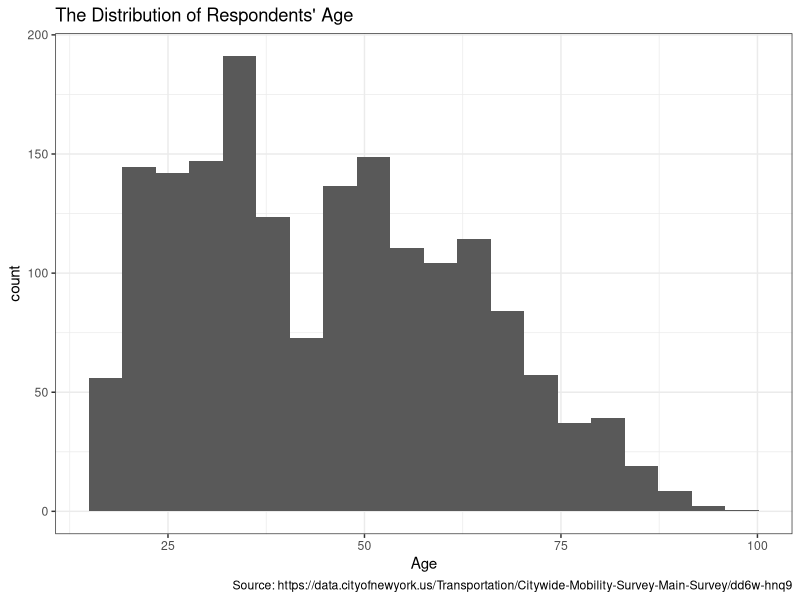
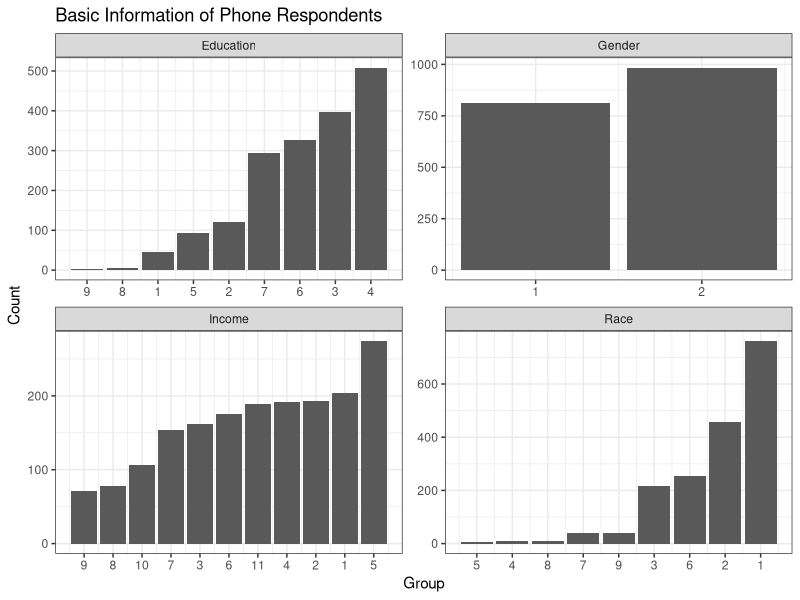
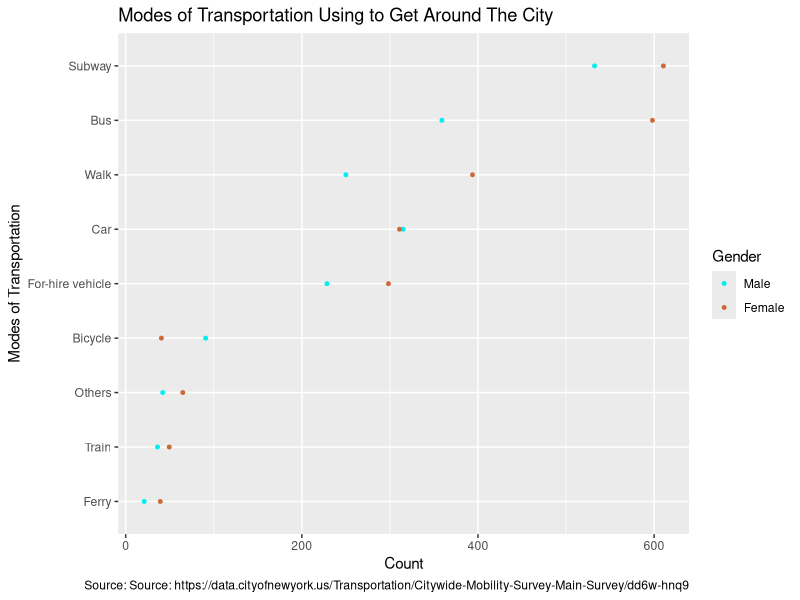
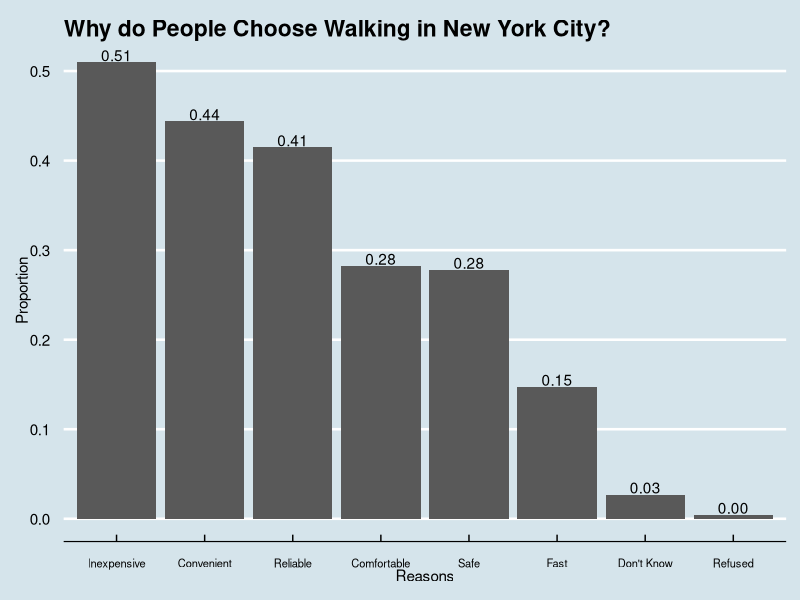
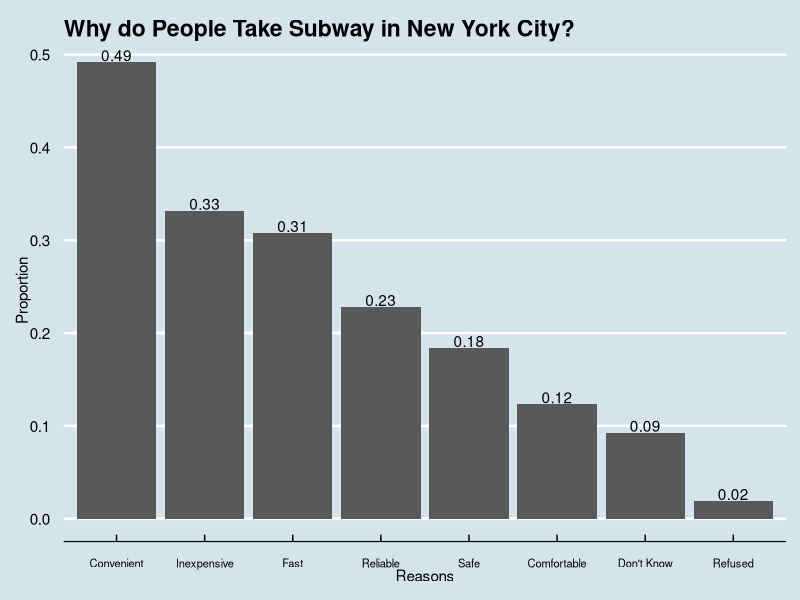
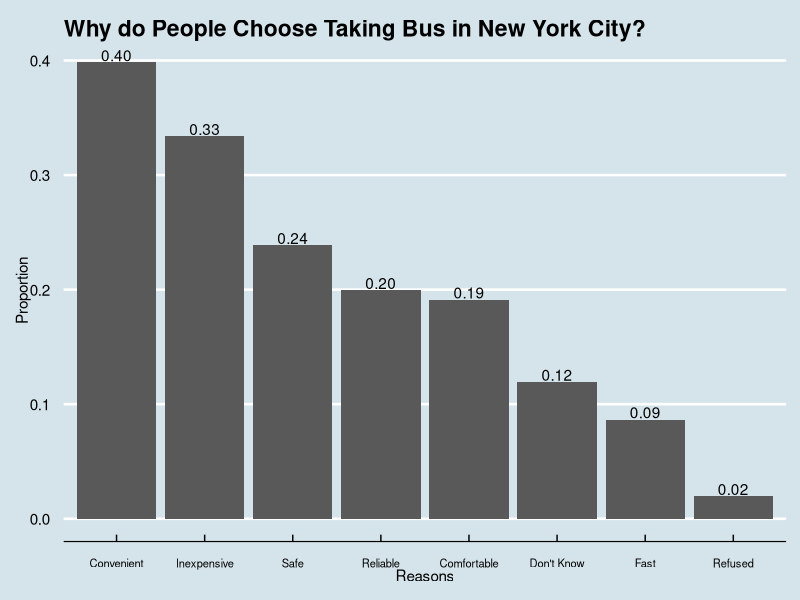

These figures' R source, in order:
## ---- chunk 1
library(tidyverse)

# Import the raw dataset.
raw_data <- read.csv("data/raw_survey_data.csv") %>%
  # Filter out the observations obtained via online survey.
  filter(Job == 1 & qgender %in% c(1, 2))  
raw_data1 <- raw_data[,-c(1:5)]  # Remove the columns we do not need.
cols <- c(3, 5, 9, 10)
raw_data1[c(3, 5, 9, 10)] <- lapply(raw_data1[cols], factor)

# Select columns containing basic information of respondents.
subset1 <- subset(raw_data1, select = c(3, 5, 9, 10, 445))
colnames(subset1) <- c("Gender", "Race", "Education", "Income", "weight")

# Plot the distribution of respondents' age.
raw_data1 %>%
  filter(qage != 999) %>%
  ggplot(aes(qage, weight = allwt)) + 
  geom_histogram(bins = 20) +
  labs(x = "Age", title = "The Distribution of Respondents' Age", 
       caption = "Source: https://data.cityofnewyork.us/Transportation/Citywide-Mobility-Survey-Main-Survey/dd6w-hnq9") +
  theme_bw()

# Tidy data and reorder the factors.
subset1 <- subset1 %>%
  gather(key = "Info", value = "group", -weight)

subset1 <- subset1 %>%
  group_by(Info, group) %>%
  summarise(weighted = sum(weight)) %>%
  ungroup() %>%
  arrange(Info, weighted) %>%
  mutate(order = row_number())

# Visualize other basic information.
ggplot(subset1, aes(order, weighted)) +
  geom_bar(stat = "identity", show.legend = FALSE) +
  facet_wrap(. ~ Info, scales = "free") +
  scale_x_continuous(breaks = subset1$order,
                     labels = subset1$group) +
  ggtitle("Basic Information of Phone Respondents") +
  xlab("Group") +
  ylab("Count") +
  theme_bw(11)
## ---- chunk 2
# Age & Travel habits
df1 <- subset(raw_data1, select = c(1, 3, 4, 18:43, 445))
colnames(df1) <- c("id", "Gender", "Age", "Walk", "Subway", "Local bus", 
                   "Select bus service", "Express bus", "Path train", 
                   "Staten island ferry", "Other ferry", "Commuter rail", 
                   "Paratransit/ Access-a-ride", "Personal car", "Carshare", 
                   "Carpool", "Motorcycle", "Yellow taxi", "Green taxi", 
                   "Ride-hail service", "Shared-ride service", "Car service", 
                   "Community van/ dollar van", "Personal bicycle", "Citi Bike", 
                   "Electric bicycle", "Other", "Don’t know", "Refused", "weight")

df1 <- df1 %>%
  mutate(Walk = Walk * weight,
         Subway = Subway * weight,
         `Local bus` = `Local bus` * weight,
         `Select bus service` = `Select bus service` * weight,
         `Express bus` = `Express bus` * weight,
         `Path train` = `Path train` * weight,
         `Staten island ferry` = `Staten island ferry` * weight,
         `Other ferry` = `Other ferry` * weight,
         `Commuter rail` = `Commuter rail` * weight,
         `Paratransit/ Access-a-ride` = `Paratransit/ Access-a-ride` * weight,
         `Personal car` = `Personal car` * weight,
         Carshare = Carshare * weight,
         Carpool = Carpool * weight,
         Motorcycle = Motorcycle * weight,
         `Yellow taxi` = `Yellow taxi` * weight,
         `Green taxi` = `Green taxi` * weight,
         `Ride-hail service` = `Ride-hail service` * weight,
         `Shared-ride service` = `Shared-ride service` * weight,
         `Car service` = `Car service` * weight,
         `Community van/ dollar van` = `Community van/ dollar van` * weight,
         `Personal bicycle` = `Personal bicycle` * weight,
         `Citi Bike` = `Citi Bike` * weight,
         `Electric bicycle` = `Electric bicycle` * weight,
         Other = Other * weight,
         `Don’t know` = `Don’t know` * weight,
         Refused = Refused * weight)

df1 <- df1[-c(30)] %>%
  gather(key = "Transportation", value = "Value", -c(id, Gender, Age))

df1$Transportation[df1$Transportation == "Local bus"] <- "Bus"
df1$Transportation[df1$Transportation %in% 
                     c("Local bus", "Select bus service", 
                       "Express bus")] <- "Bus"
df1$Transportation[df1$Transportation %in% 
                     c("Path train", "Commuter rail")] <- "Train"
df1$Transportation[df1$Transportation %in% 
                     c("Staten island ferry", 
                       "Other ferry")] <- "Ferry"
df1$Transportation[df1$Transportation %in%
                     c("Paratransit/ Access-a-ride", "Yellow taxi", 
                       "Green taxi", "Ride-hail service", 
                       "Shared-ride service", 
                       "Car service", 
                      "Community van/ dollar van")] <- "For-hire vehicle"
df1$Transportation[df1$Transportation %in% 
                     c("Personal car", "Carshare", 
                       "Carpool", "Motorcycle")] <- "Car"
df1$Transportation[df1$Transportation %in% 
                     c("Personal bicycle", "Citi Bike", 
                       "Electric bicycle")] <- "Bicycle"
df1$Transportation[df1$Transportation %in% 
                     c("Other", "Don’t know", "Refused")] <- "Others"


#df1$Gender[df1$Gender %in% c("1")] <- "Male"

#df1$Gender[df1$Gender == "2"] <- "Female"
df1$age <- cut(df1$Age, breaks = c(0, 14, 24, 54, 64, 100, 999), 
               labels=c("0-14","15-24","25-54", 
                        "55-64", ">65", "Refused"))

df1 <- df1 %>%
  group_by(Gender, Transportation) %>%
  summarise(weighted = sum(Value)) %>%
  ungroup()

ggplot(df1, aes(x = weighted, y = reorder(Transportation, weighted), color = Gender)) +
  geom_point(size = 1) +
  labs(title = "Modes of Transportation Using to Get Around The City",
       caption = "Source: Source: https://data.cityofnewyork.us/Transportation/Citywide-Mobility-Survey-Main-Survey/dd6w-hnq9", 
       x = "Count", y = "Modes of Transportation") + 
  scale_color_manual(labels = c("Male", "Female"), values = c("cyan2", "sienna3"))
## ---- chunk 3
rawfile <- read.csv("data/raw_survey_data.csv")
df_reason <- rawfile %>% select(c(2,200:454))%>%
  select(c(1,61:116,252))%>%
  na.omit()

names(df_reason)[2:58] <- c("Walking Convenient","Walking Reliable","Walking Fast","Walking Inexpensive","Walking Safe","Walking Comfortable","Walking Don't know","Walking Refused","Subway Convenient","Subway Reliable","Subway Fast", "Subway Inexpensive","Subway Safe","Subway Comfortable","Subway Don't know","Subway Refused","Bus Convenient","Bus Reliable","Bus Fast","Bus Inexpensive","Bus Safe","Bus Comfortable","Bus Don't know","Bus Refused","Cars Convenient","Cars Reliable","Cars Fast","Cars Inexpensive","Cars Safe","Cars Comfortable","Cars Don't know","Cars Refused","Taxis  Convenient","Taxis  Reliable","Taxis  Fast","Taxis  Inexpensive","Taxis  Safe","Taxis  Comfortable","Taxis  Don't know","Taxis  Refused","Ride-hail services Convenient","Ride-hail services Reliable","Ride-hail services Fast","Ride-hail services Inexpensive","Ride-hail services Safe","Ride-hail services Comfortable","Ride-hail services Don't know","Ride-hail services Refused","Bicycling Convenient","Bicycling Reliable","Bicycling Fast","Bicycling Inexpensive","Bicycling Safe","Bicycling Comfortable","Bicycling Don't know","Bicycling Refused","weight")
## ---- chunk 4
library(ggthemes)
df_walk <- df_reason[c(1:9,58)]
names(df_walk)[c(2:9)] <- c("Convenient","Reliable","Fast","Inexpensive","Safe","Comfortable","Don't Know" , "Refused")
df_walk <- df_walk %>% gather(key = variable, value, -c(weight,UniqueID))
df_walk['value_weighted'] <- df_walk['value'] * df_walk['weight']
df_walk_group <- df_walk %>% 
  group_by(variable)%>%
  summarise(response = sum(value_weighted), total = sum(weight))%>%
  mutate(prop = response/total)

ggplot(df_walk_group, aes(reorder(variable,-prop),prop))+
  geom_col()+
  ggtitle("Why do People Choose Walking in New York City?") +
  xlab("Reasons") +
  ylab("Proportion") +
  geom_text(aes(label=format(round(prop, 2), nsmall = 2)),vjust=-0.1)+
  theme_economist()+
  theme(axis.text.x = element_text(size = 8))
## ---- chunk 5
df_subway <- df_reason[c(1,10:17,58)]
names(df_subway)[c(2:9)] <- c("Convenient","Reliable","Fast","Inexpensive","Safe","Comfortable","Don't Know" , "Refused")
df_subway <- df_subway %>% gather(key = variable, value, -c(weight,UniqueID))
df_subway['value_weighted'] <- df_subway['value'] * df_subway['weight']
df_subway_group <- df_subway %>% 
  group_by(variable)%>%
  summarise(response = sum(value_weighted), total = sum(weight))%>%
  mutate(prop = response/total)

ggplot(df_subway_group, aes(reorder(variable,-prop),prop))+
  geom_col()+
  ggtitle("Why do People Take Subway in New York City?") +
  xlab("Reasons") +
  ylab("Proportion") +
  geom_text(aes(label=format(round(prop, 2), nsmall = 2)),vjust=-0.1)+
  theme_economist()+
  theme(axis.text.x = element_text(size = 8))
## ---- chunk 6
df_bus <- df_reason[c(1,18:25,58)]
names(df_bus)[c(2:9)] <- c("Convenient","Reliable","Fast","Inexpensive","Safe","Comfortable","Don't Know" , "Refused")
df_bus <- df_bus %>% gather(key = variable, value, -c(weight,UniqueID))
df_bus['value_weighted'] <- df_bus['value'] * df_bus['weight']
df_bus_group <- df_bus %>% 
  group_by(variable)%>%
  summarise(response = sum(value_weighted), total = sum(weight))%>%
  mutate(prop = response/total)

ggplot(df_bus_group, aes(reorder(variable,-prop),prop))+
  geom_col()+
  ggtitle("Why do People Choose Taking Bus in New York City?") +
  xlab("Reasons") +
  ylab("Proportion") +
  geom_text(aes(label=format(round(prop, 2), nsmall = 2)),vjust=-0.1)+
  theme_economist()+
  theme(axis.text.x = element_text(size = 8))
